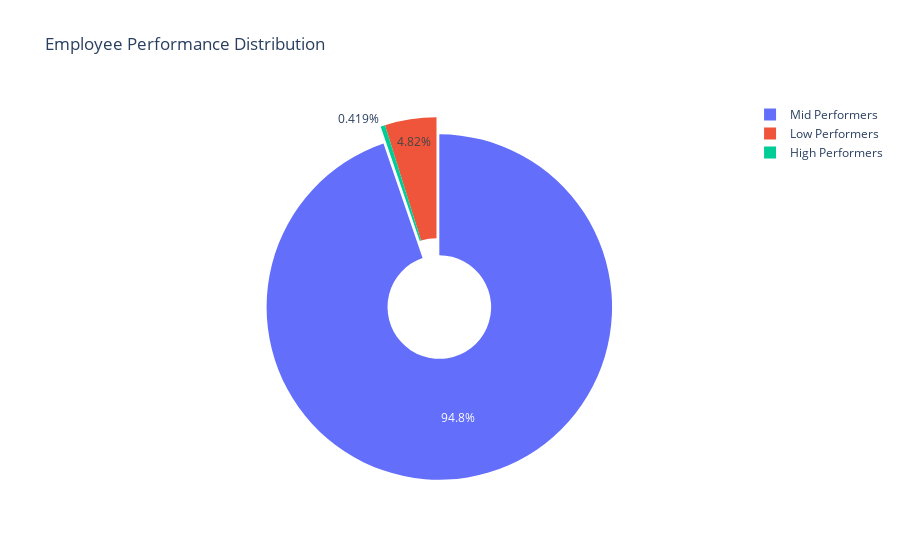

The notebook cell this image was saved under:
### Code cell
import plotly.graph_objects as go
import pandas as pd

# Function to categorize performance
def categorize_performance(row):
    if row['Productivity'] > productivity_quartiles[0.75] and row['Quality'] > quality_quartiles[0.75] and row['Attendance'] > attendance_quartiles[0.75]:
        return 'High Performer'
    elif row['Productivity'] <= productivity_quartiles[0.25] and row['Quality'] <= quality_quartiles[0.25] and row['Attendance'] <= attendance_quartiles[0.25]:
        return 'Low Performer'
    else:
        return 'Mid Performer'

# Apply the function to create a new column 'Performance'
df1['Performance'] = df1.apply(categorize_performance, axis=1)

# Identify low, mid, and high performers
low_performers = df1[df1['Performance'] == 'Low Performer']
mid_performers = df1[df1['Performance'] == 'Mid Performer']
high_performers = df1[df1['Performance'] == 'High Performer']

# Count the number of employees in each category
num_low_performers = len(low_performers)
num_mid_performers = len(mid_performers)
num_high_performers = len(high_performers)

# Create labels and values for the pie chart
labels = ['Low Performers', 'Mid Performers', 'High Performers']
values = [num_low_performers, num_mid_performers, num_high_performers]

# Create a 3D pie chart
fig = go.Figure(data=[go.Pie(labels=labels, values=values, hole=0.3, pull=[0, 0.1])])

# Set layout properties
fig.update_layout(title='Employee Performance Distribution',
                  scene=dict(aspectmode="cube"))

# Show the pie chart
fig.show()

### Figure 1 — Plotly figure (JSON) as saved in the notebook; plotly's stock layout.template omitted (floating-point values rounded to 4 significant figures)
{"data": [{"hole": 0.3, "labels": ["Low Performers", "Mid Performers", "High Performers"], "pull": [0, 0.1], "type": "pie", "values": [23, 452, 2]}], "layout": {"scene": {"aspectmode": "cube"}, "title": {"text": "Employee Performance Distribution"}}}
